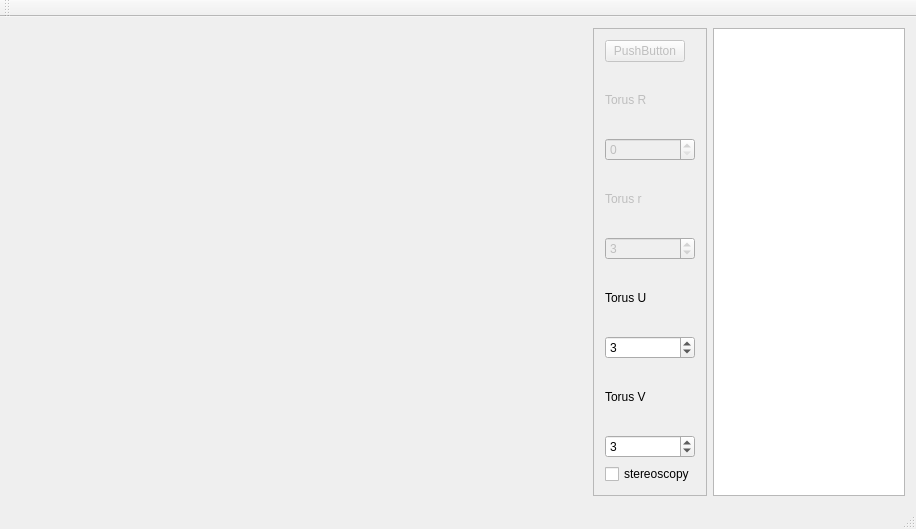
<?xml version="1.0" encoding="UTF-8"?>
<ui version="4.0">
 <class>MainWindow</class>
 <widget class="QMainWindow" name="MainWindow">
  <property name="geometry">
   <rect>
    <x>0</x>
    <y>0</y>
    <width>916</width>
    <height>529</height>
   </rect>
  </property>
  <property name="windowTitle">
   <string>MainWindow</string>
  </property>
  <widget class="QWidget" name="centralWidget">
   <layout class="QHBoxLayout" name="horizontalLayout">
    <item>
     <widget class="Widget" name="widget" native="true">
      <property name="sizePolicy">
       <sizepolicy hsizetype="Preferred" vsizetype="Preferred">
        <horstretch>3</horstretch>
        <verstretch>0</verstretch>
       </sizepolicy>
      </property>
     </widget>
    </item>
    <item>
     <widget class="QFrame" name="frame">
      <property name="sizePolicy">
       <sizepolicy hsizetype="Fixed" vsizetype="Preferred">
        <horstretch>0</horstretch>
        <verstretch>7</verstretch>
       </sizepolicy>
      </property>
      <property name="frameShape">
       <enum>QFrame::StyledPanel</enum>
      </property>
      <property name="frameShadow">
       <enum>QFrame::Raised</enum>
      </property>
      <layout class="QVBoxLayout" name="verticalLayout">
       <item>
        <widget class="QPushButton" name="pushButton">
         <property name="enabled">
          <bool>false</bool>
         </property>
         <property name="sizePolicy">
          <sizepolicy hsizetype="Fixed" vsizetype="Fixed">
           <horstretch>0</horstretch>
           <verstretch>0</verstretch>
          </sizepolicy>
         </property>
         <property name="text">
          <string>PushButton</string>
         </property>
        </widget>
       </item>
       <item>
        <widget class="QLabel" name="label_R">
         <property name="enabled">
          <bool>false</bool>
         </property>
         <property name="text">
          <string>Torus R</string>
         </property>
        </widget>
       </item>
       <item>
        <widget class="QSpinBox" name="spinBox_R">
         <property name="enabled">
          <bool>false</bool>
         </property>
        </widget>
       </item>
       <item>
        <widget class="QLabel" name="label_r">
         <property name="enabled">
          <bool>false</bool>
         </property>
         <property name="text">
          <string>Torus r</string>
         </property>
        </widget>
       </item>
       <item>
        <widget class="QSpinBox" name="spinBox_r">
         <property name="enabled">
          <bool>false</bool>
         </property>
         <property name="value">
          <number>3</number>
         </property>
        </widget>
       </item>
       <item>
        <widget class="QLabel" name="label_R_2">
         <property name="text">
          <string>Torus U</string>
         </property>
        </widget>
       </item>
       <item>
        <widget class="QSpinBox" name="spinBox_U">
         <property name="minimum">
          <number>1</number>
         </property>
         <property name="value">
          <number>3</number>
         </property>
        </widget>
       </item>
       <item>
        <widget class="QLabel" name="label_R_3">
         <property name="text">
          <string>Torus V</string>
         </property>
        </widget>
       </item>
       <item>
        <widget class="QSpinBox" name="spinBox_V">
         <property name="minimum">
          <number>1</number>
         </property>
         <property name="value">
          <number>3</number>
         </property>
        </widget>
       </item>
       <item>
        <widget class="QCheckBox" name="checkBox_stereo">
         <property name="text">
          <string>stereoscopy</string>
         </property>
        </widget>
       </item>
      </layout>
     </widget>
    </item>
    <item>
     <widget class="QListWidget" name="listWidget">
      <property name="enabled">
       <bool>true</bool>
      </property>
      <property name="sizePolicy">
       <sizepolicy hsizetype="Preferred" vsizetype="Expanding">
        <horstretch>1</horstretch>
        <verstretch>0</verstretch>
       </sizepolicy>
      </property>
     </widget>
    </item>
   </layout>
  </widget>
  <widget class="QMenuBar" name="menuBar">
   <property name="geometry">
    <rect>
     <x>0</x>
     <y>0</y>
     <width>916</width>
     <height>21</height>
    </rect>
   </property>
  </widget>
  <widget class="QToolBar" name="mainToolBar">
   <attribute name="toolBarArea">
    <enum>TopToolBarArea</enum>
   </attribute>
   <attribute name="toolBarBreak">
    <bool>false</bool>
   </attribute>
  </widget>
  <widget class="QStatusBar" name="statusBar"/>
 </widget>
 <layoutdefault spacing="6" margin="11"/>
 <customwidgets>
  <customwidget>
   <class>Widget</class>
   <extends>QWidget</extends>
   <header location="global">widget.h</header>
   <container>1</container>
  </customwidget>
 </customwidgets>
 <resources/>
 <connections/>
</ui>
